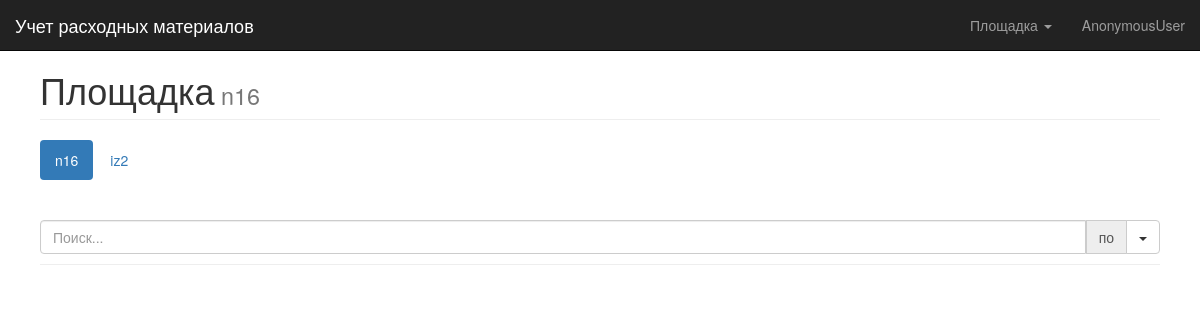
/printer/cartridge/all/space/1/, run on an earlier commit of the app's database.
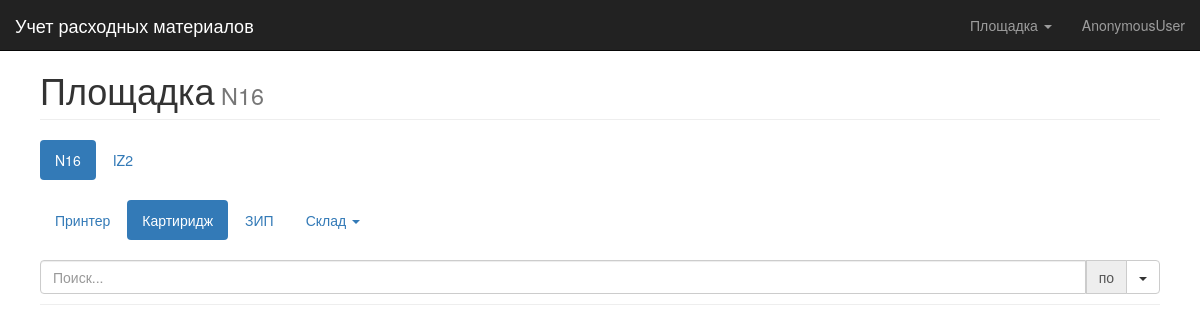
And on a later commit of the database.
### space/models.py (models this page shows, shortened)
class Space(models.Model):
    name = models.CharField(max_length=50, unique=True, verbose_name='имя')
    description = models.TextField(blank=True, null=True, verbose_name='описание')
    apps = models.ManyToManyField(InventoryApp, blank=True, related_name='spaces', verbose_name='приложение')
    class Meta:
        verbose_name = 'площадка'
        verbose_name_plural = 'площадка'

### inventory/models.py (models this page shows, shortened)
class InventoryApp(models.Model):
    app_name = models.CharField(max_length=50, unique=True, verbose_name='имя')
    verbose_name = models.CharField(max_length=50, verbose_name='полное имя')
    view_name_url = models.CharField(max_length=50, verbose_name='view_name_url')
    description = models.TextField(blank=True, null=True, verbose_name='описание')
    class Meta:
        verbose_name = 'приложение inventory'
        verbose_name_plural = 'приложения inventory'
    def get_url(self):
        return self.view_name_url

### printer/views.py (the view)
# urls.py: url(r'^cartridge/all/space/(\d+)/$', views.cartridge_all_view, name='cartridge_all'),
def cartridge_all_view(request, space_id):
    space = get_object_or_404(models.Space, pk=int(space_id))
    args = {
        'space': space,
        'app_name': 'cartridge',
    }
    return render(request, 'space/base_table.html', args)

### space/context_processors.py (called while the page is built)
def spaces(request):
    return {'spaces': Space.objects.all()}

### space/templates/space/base_table.html (shortened to what this page needs)
{% extends 'space/base.html' %}
{% load staticfiles %}
{% block tab_content %}
    {% include 'inventory/block_table_and_search.html' %}
{% endblock %}

### space/templates/space/base.html (shortened to what this page needs)
{% extends 'inventory/base.html' %}
{% load staticfiles %}
{% block content %}
    <h1 class="page-header hidden-print">Площадка<small> {{ space.name }}</small></h1>
    <ul class="nav nav-pills hidden-print">
        {% for s in spaces %}
            <li{% if s.pk == space.pk %} class="active"{% endif %}><a href="{% url 'space:space' s.pk %}">{{ s.name }}</a></li>
        {% endfor %}
    </ul>
    <ul class="nav nav-pills nav-sub-tabs  hidden-print">
        {% for a in space.apps.all %}
            {% if a.app_name == 'storage' %}
                <li class="dropdown{% if storage %} active{% endif %}">
                    <a class="dropdown-toggle" data-toggle="dropdown" href="#">{{ a.verbose_name }} <span class="caret"></span></a>
                </li>
            {% else %}
                <li{% if a.app_name == app_name %} class="active"{% endif %}><a href="{% url a.get_url space.pk %}">{{ a.verbose_name }}</a></li>
            {% endif %}
        {% endfor %}
    </ul>
    <div class="tab-content">
        <div class="tab-pane active">
            {% block tab_content %}
            {% endblock %}
        </div>
    </div>
{% endblock %}

### inventory/templates/inventory/base.html (shortened to what this page needs)
{% load staticfiles %}
<!DOCTYPE html>
<html lang="ru">
    <head>
        <link href="{% static 'inventory/css/bootstrap.min.css' %}" rel="stylesheet">
        <link href="{% static 'inventory/css/dashboard.css' %}" rel="stylesheet">
    </head>
    <body>
        <nav class="navbar navbar-inverse navbar-fixed-top hidden-print" role="navigation">
            <div class="container-fluid">
                <div class="navbar-header">
                    <a class="navbar-brand" href="{% url 'inventory:main' %}">Учет расходных материалов</a>
                </div>
            <div class="navbar-collapse collapse">
                <ul class="nav navbar-nav navbar-right">
                    <li class="dropdown">
                    <a href="#" class="dropdown-toggle" data-toggle="dropdown">Площадка <b class="caret"></b></a>
                </li>
                <li><a>{{ user }}</a></li>
                </ul>
            </div>
            </div>
        </nav>
        <div class="main">
            {% block content %}{% endblock %}
        </div>
    </body>
</html>

### inventory/templates/inventory/block_table_and_search.html (shortened to what this page needs)
<h2 class="sub-header hidden-print">
                <div class="input-group">
                    <input type="search" id="searchPrinter" class="form-control" placeholder="Поиск...">
                    <span class="input-group-addon">по </span>
                    <div class="input-group-btn">
                        <button type="button" class="btn btn-default dropdown-toggle" data-toggle="dropdown" tabindex="-1"><span class="caret"></span></button>
                    </div>
                </div>
</h2>
<div class="table-responsive">
</div>

### inventory/static/inventory/css/dashboard.css (style rules this page uses)
body { padding-top: 50px; }
.sub-header { padding-bottom: 10px; border-bottom: 1px solid #eee; }
.main { padding: 20px; }
@media (min-width: 768px) { .main { padding-right: 40px; padding-left: 40px; } }
.main .page-header { margin-top: 0; }
.nav-sub-tabs { margin-top: 20px; }

What changed in the data, as far as the page shows it:
changed Space (number 1 of 2 on the later page): name "n16" → "N16"
changed Space (number 2 of 2 on the later page): name "iz2" → "IZ2"
added InventoryApp: verbose_name "Принтер"
added InventoryApp: verbose_name "Картиридж", app_name "cartridge" (drawn)
added InventoryApp: verbose_name "ЗИП"
added InventoryApp: verbose_name "Склад"
